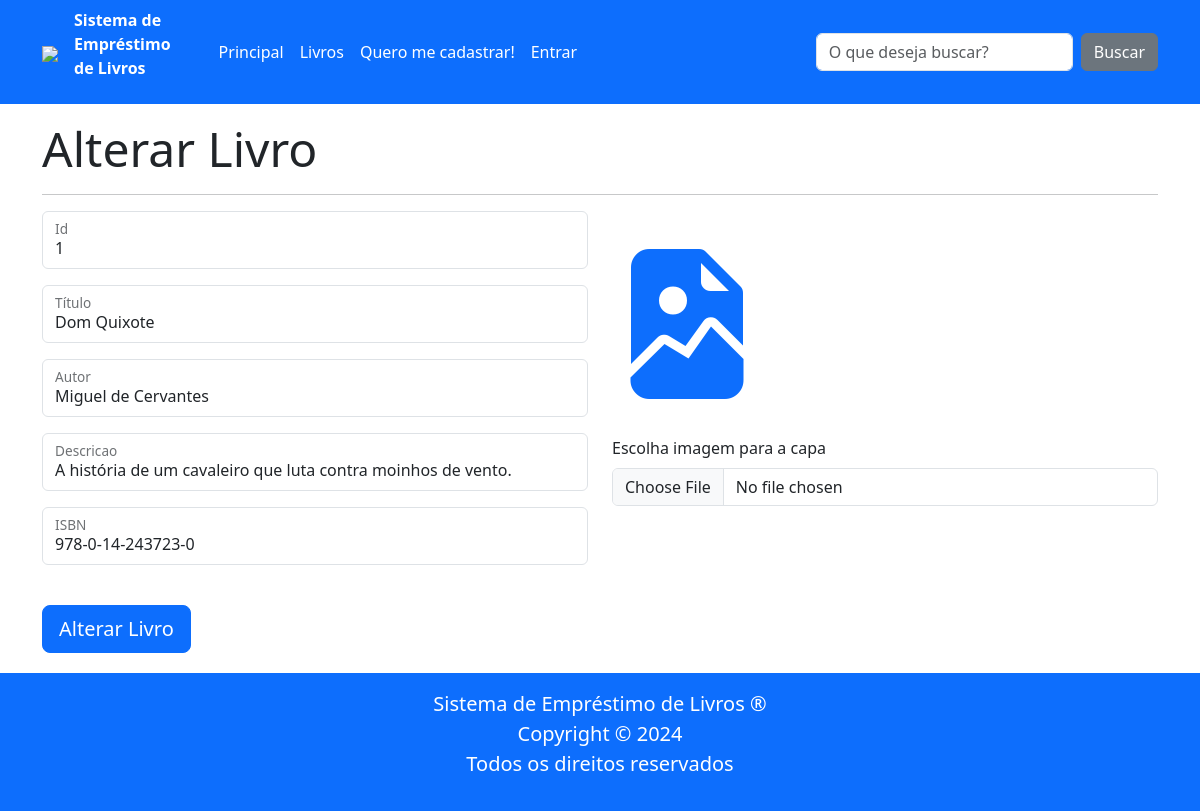
/alterar_livro/1, run on the app's committed database.
### tables this page shows
CREATE TABLE livro (
        id INTEGER PRIMARY KEY AUTOINCREMENT,
        nome TEXT NOT NULL,
        autor TEXT NOT NULL,
        descricao TEXT NOT NULL,
        isbn TEXT NOT NULL,
        emprestado BOOLEAN NOT NULL

        );

### routes/main_routes.py (the view)
@router.get("/alterar_livro/{id}")
async def get_alterar_livro(request: Request, id: int):
    livro = LivroRepo.obter_um(id)
    if not livro:
        raise HTTPException(status_code=404, detail="Livro não encontrado.")
    return templates.TemplateResponse(
        "alterar_livro.html",
        {"request": request, "livro": livro},
    )

### templates/alterar_livro.html (shortened to what this page needs)
{% extends "base.html" %}
{% block conteudo %}
<h1 class="display-5"><b>Alterar Livro</b></h1>
<hr>
<form class="row json-form" method="post" action="/alterar_livro">
    <div class="col-12 col-lg-6">
        <div class="form-floating mb-3">
            <input type="text" class="form-control" id="id" name="id"  value="{{ livro.id }}">
            <label for="id" value = "{{livro.id}}">Id</label>
        </div>
        <div class="form-floating mb-3">
            <input type="text" class="form-control" id="nome" name="nome"  value="{{ livro.nome }}">
            <label for="nome">Título</label>
        </div>
        <div class="form-floating mb-3">
            <input type="text" class="form-control" id="autor" name="autor" value="{{livro.autor}}">
            <label for="autor">Autor</label>
        </div>
        <div class="form-floating mb-3">
            <input type="text" class="form-control" id="descricao" name="descricao" value="{{livro.descricao}}">
            <label for="descricao">Descricao</label>
        </div>
        <div class="form-floating mb-3">
            <input type="text" class="form-control" id="isbn" name="isbn" value="{{livro.isbn}}">
            <label for="isbn">ISBN</label>
        </div>
        <div style="margin-top: 40px; margin-bottom: 20px;">
            <button type="submit" class="btn btn-primary btn-lg">Alterar Livro</button>
        </div>
    </div>
    <div class="col-12 col-lg-6">
        <i class="bi bi-file-earmark-image-fill text-primary" style="font-size: 150px;"></i>
        <div class="mb-3">
            <label for="formFile" class="form-label">Escolha imagem para a capa</label>
            <input class="form-control"   type="file" id="imagem" placeholder="Formulario">
        </div>
    </div>
</form>
{% endblock %}

### data on the page
livro: id "1", nome "Dom Quixote", autor "Miguel de Cervantes", descricao "A história de um cavaleiro que luta contra moinhos de vento.", isbn "978-0-14-243723-0"
